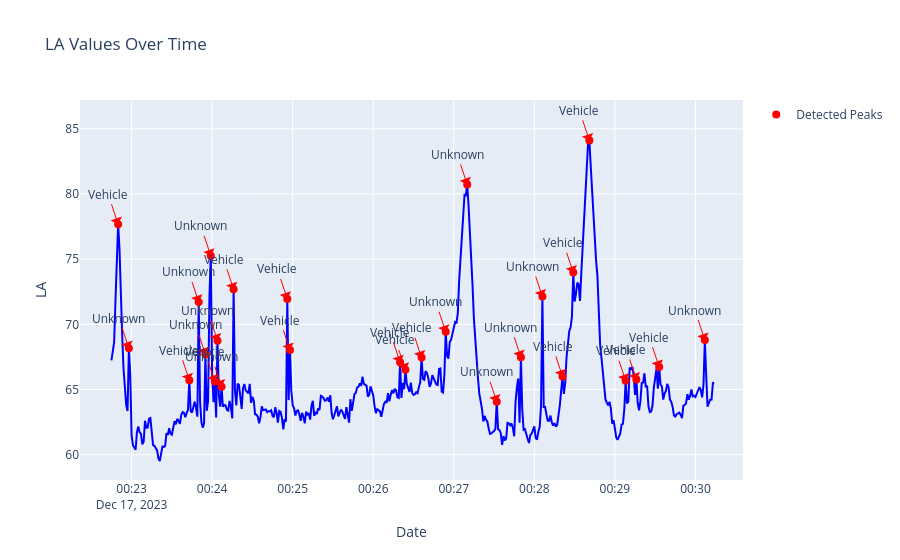

Notebook code cell kept with this figure:
### Code cell
csv_file = r"\\192.168.205.117\AAC_Server\PUERTOS\NOISEPORT\20231211_SANTUR\5-Resultados\P1_CONTENEDORES\AI_MODEL\SPL_PREDICTIONS\P1_CONTENEDORES_v1_1_test.csv"
df = pd.read_csv(csv_file)
df['timestamp'] = pd.to_datetime(df['timestamp'])

y = df['LA'].values
peaks1 = find_peaks(y, height=1, threshold=1, distance=1)
peaks2 = find_peaks(y, height=70, prominence=5, distance=20)

all_peaks_indices = np.unique(np.concatenate((peaks1[0], peaks2[0])))

df['highlight'] = False
df.loc[all_peaks_indices, 'highlight'] = True

fig = px.line(df, x='timestamp', y='LA', title='LA Values Over Time', color_discrete_sequence=['blue'])

fig.add_scatter(x=df['timestamp'][all_peaks_indices], y=df['LA'][all_peaks_indices], mode='markers', marker=dict(color='red', size=8), name='Detected Peaks')

for idx in all_peaks_indices:
    class_label = df.loc[idx, 'class'] if pd.notna(df.loc[idx, 'class']) else 'Unknown'
    fig.add_annotation(x=df.loc[idx, 'timestamp'], y=df.loc[idx, 'LA'],
                       text=class_label, showarrow=True, arrowhead=1, arrowsize=2, arrowwidth=1, arrowcolor='red')

fig.update_layout(showlegend=True)
fig.update_xaxes(title_text='Date')
fig.update_yaxes(title_text='LA')
fig.show()

print('Number of peaks:', len(all_peaks_indices))

### Figure 1 — Plotly figure (JSON) as saved in the notebook; plotly's stock layout.template omitted (floating-point values rounded to 4 significant figures; data arrays with more than 128 entries replaced by an {"elided": "..."} marker saying what was removed)
{"data": [{"hovertemplate": "timestamp=%{x}<br>LA=%{y}<extra></extra>", "legendgroup": "", "line": {"color": "blue", "dash": "solid"}, "marker": {"symbol": "circle"}, "mode": "lines", "name": "", "orientation": "v", "showlegend": false, "type": "scatter", "x": {"elided": "450 str values"}, "xaxis": "x", "y": {"elided": "450 float values"}, "yaxis": "y"}, {"marker": {"color": "red", "size": 8}, "mode": "markers", "name": "Detected Peaks", "type": "scatter", "x": ["2023-12-17T00:22:50", "2023-12-17T00:22:58", "2023-12-17T00:23:43", "2023-12-17T00:23:50", "2023-12-17T00:23:55", "2023-12-17T00:23:59", "2023-12-17T00:24:02", "2023-12-17T00:24:04", "2023-12-17T00:24:07", "2023-12-17T00:24:16", "2023-12-17T00:24:56", "2023-12-17T00:24:58", "2023-12-17T00:26:20", "2023-12-17T00:26:24", "2023-12-17T00:26:36", "2023-12-17T00:26:54", "2023-12-17T00:27:10", "2023-12-17T00:27:32", "2023-12-17T00:27:50", "2023-12-17T00:28:06", "2023-12-17T00:28:21", "2023-12-17T00:28:29", "2023-12-17T00:28:41", "2023-12-17T00:29:08", "2023-12-17T00:29:16", "2023-12-17T00:29:33", "2023-12-17T00:30:07"], "y": [77.68, 68.17, 65.71, 71.72, 67.7, 75.26, 65.61, 68.75, 65.22, 72.69, 71.95, 68.03, 67.09, 66.51, 67.45, 69.43, 80.73, 64.07, 67.48, 72.13, 66.01, 73.97, 84.1, 65.68, 65.77, 66.72, 68.8]}], "layout": {"annotations": [{"arrowcolor": "red", "arrowhead": 1, "arrowsize": 2, "arrowwidth": 1, "showarrow": true, "text": "Vehicle", "x": "2023-12-17T00:22:50", "y": 77.68}, {"arrowcolor": "red", "arrowhead": 1, "arrowsize": 2, "arrowwidth": 1, "showarrow": true, "text": "Unknown", "x": "2023-12-17T00:22:58", "y": 68.17}, {"arrowcolor": "red", "arrowhead": 1, "arrowsize": 2, "arrowwidth": 1, "showarrow": true, "text": "Vehicle", "x": "2023-12-17T00:23:43", "y": 65.71}, {"arrowcolor": "red", "arrowhead": 1, "arrowsize": 2, "arrowwidth": 1, "showarrow": true, "text": "Unknown", "x": "2023-12-17T00:23:50", "y": 71.72}, {"arrowcolor": "red", "arrowhead": 1, "arrowsize": 2, "arrowwidth": 1, "showarrow": true, "text": "Unknown", "x": "2023-12-17T00:23:55", "y": 67.7}, {"arrowcolor": "red", "arrowhead": 1, "arrowsize": 2, "arrowwidth": 1, "showarrow": true, "text": "Unknown", "x": "2023-12-17T00:23:59", "y": 75.26}, {"arrowcolor": "red", "arrowhead": 1, "arrowsize": 2, "arrowwidth": 1, "showarrow": true, "text": "Vehicle", "x": "2023-12-17T00:24:02", "y": 65.61}, {"arrowcolor": "red", "arrowhead": 1, "arrowsize": 2, "arrowwidth": 1, "showarrow": true, "text": "Unknown", "x": "2023-12-17T00:24:04", "y": 68.75}, {"arrowcolor": "red", "arrowhead": 1, "arrowsize": 2, "arrowwidth": 1, "showarrow": true, "text": "Unknown", "x": "2023-12-17T00:24:07", "y": 65.22}, {"arrowcolor": "red", "arrowhead": 1, "arrowsize": 2, "arrowwidth": 1, "showarrow": true, "text": "Vehicle", "x": "2023-12-17T00:24:16", "y": 72.69}, {"arrowcolor": "red", "arrowhead": 1, "arrowsize": 2, "arrowwidth": 1, "showarrow": true, "text": "Vehicle", "x": "2023-12-17T00:24:56", "y": 71.95}, {"arrowcolor": "red", "arrowhead": 1, "arrowsize": 2, "arrowwidth": 1, "showarrow": true, "text": "Vehicle", "x": "2023-12-17T00:24:58", "y": 68.03}, {"arrowcolor": "red", "arrowhead": 1, "arrowsize": 2, "arrowwidth": 1, "showarrow": true, "text": "Vehicle", "x": "2023-12-17T00:26:20", "y": 67.09}, {"arrowcolor": "red", "arrowhead": 1, "arrowsize": 2, "arrowwidth": 1, "showarrow": true, "text": "Vehicle", "x": "2023-12-17T00:26:24", "y": 66.51}, {"arrowcolor": "red", "arrowhead": 1, "arrowsize": 2, "arrowwidth": 1, "showarrow": true, "text": "Vehicle", "x": "2023-12-17T00:26:36", "y": 67.45}, {"arrowcolor": "red", "arrowhead": 1, "arrowsize": 2, "arrowwidth": 1, "showarrow": true, "text": "Unknown", "x": "2023-12-17T00:26:54", "y": 69.43}, {"arrowcolor": "red", "arrowhead": 1, "arrowsize": 2, "arrowwidth": 1, "showarrow": true, "text": "Unknown", "x": "2023-12-17T00:27:10", "y": 80.73}, {"arrowcolor": "red", "arrowhead": 1, "arrowsize": 2, "arrowwidth": 1, "showarrow": true, "text": "Unknown", "x": "2023-12-17T00:27:32", "y": 64.07}, {"arrowcolor": "red", "arrowhead": 1, "arrowsize": 2, "arrowwidth": 1, "showarrow": true, "text": "Unknown", "x": "2023-12-17T00:27:50", "y": 67.48}, {"arrowcolor": "red", "arrowhead": 1, "arrowsize": 2, "arrowwidth": 1, "showarrow": true, "text": "Unknown", "x": "2023-12-17T00:28:06", "y": 72.13}, {"arrowcolor": "red", "arrowhead": 1, "arrowsize": 2, "arrowwidth": 1, "showarrow": true, "text": "Vehicle", "x": "2023-12-17T00:28:21", "y": 66.01}, {"arrowcolor": "red", "arrowhead": 1, "arrowsize": 2, "arrowwidth": 1, "showarrow": true, "text": "Vehicle", "x": "2023-12-17T00:28:29", "y": 73.97}, {"arrowcolor": "red", "arrowhead": 1, "arrowsize": 2, "arrowwidth": 1, "showarrow": true, "text": "Vehicle", "x": "2023-12-17T00:28:41", "y": 84.1}, {"arrowcolor": "red", "arrowhead": 1, "arrowsize": 2, "arrowwidth": 1, "showarrow": true, "text": "Vehicle", "x": "2023-12-17T00:29:08", "y": 65.68}, {"arrowcolor": "red", "arrowhead": 1, "arrowsize": 2, "arrowwidth": 1, "showarrow": true, "text": "Vehicle", "x": "2023-12-17T00:29:16", "y": 65.77}, {"arrowcolor": "red", "arrowhead": 1, "arrowsize": 2, "arrowwidth": 1, "showarrow": true, "text": "Vehicle", "x": "2023-12-17T00:29:33", "y": 66.72}, {"arrowcolor": "red", "arrowhead": 1, "arrowsize": 2, "arrowwidth": 1, "showarrow": true, "text": "Unknown", "x": "2023-12-17T00:30:07", "y": 68.8}], "legend": {"tracegroupgap": 0}, "showlegend": true, "title": {"text": "LA Values Over Time"}, "xaxis": {"anchor": "y", "domain": [0, 1], "title": {"text": "Date"}}, "yaxis": {"anchor": "x", "domain": [0, 1], "title": {"text": "LA"}}}}
